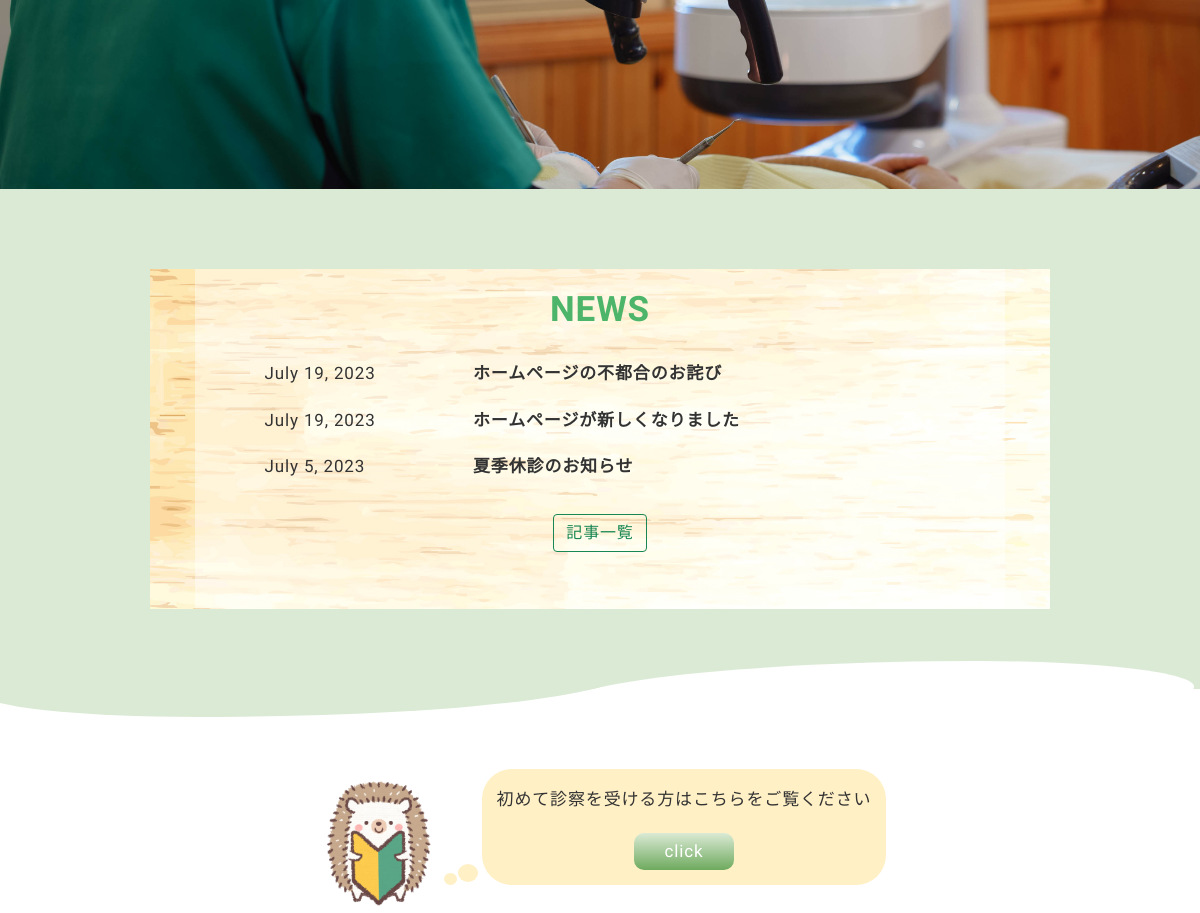
The app's page / (middle part), older data.
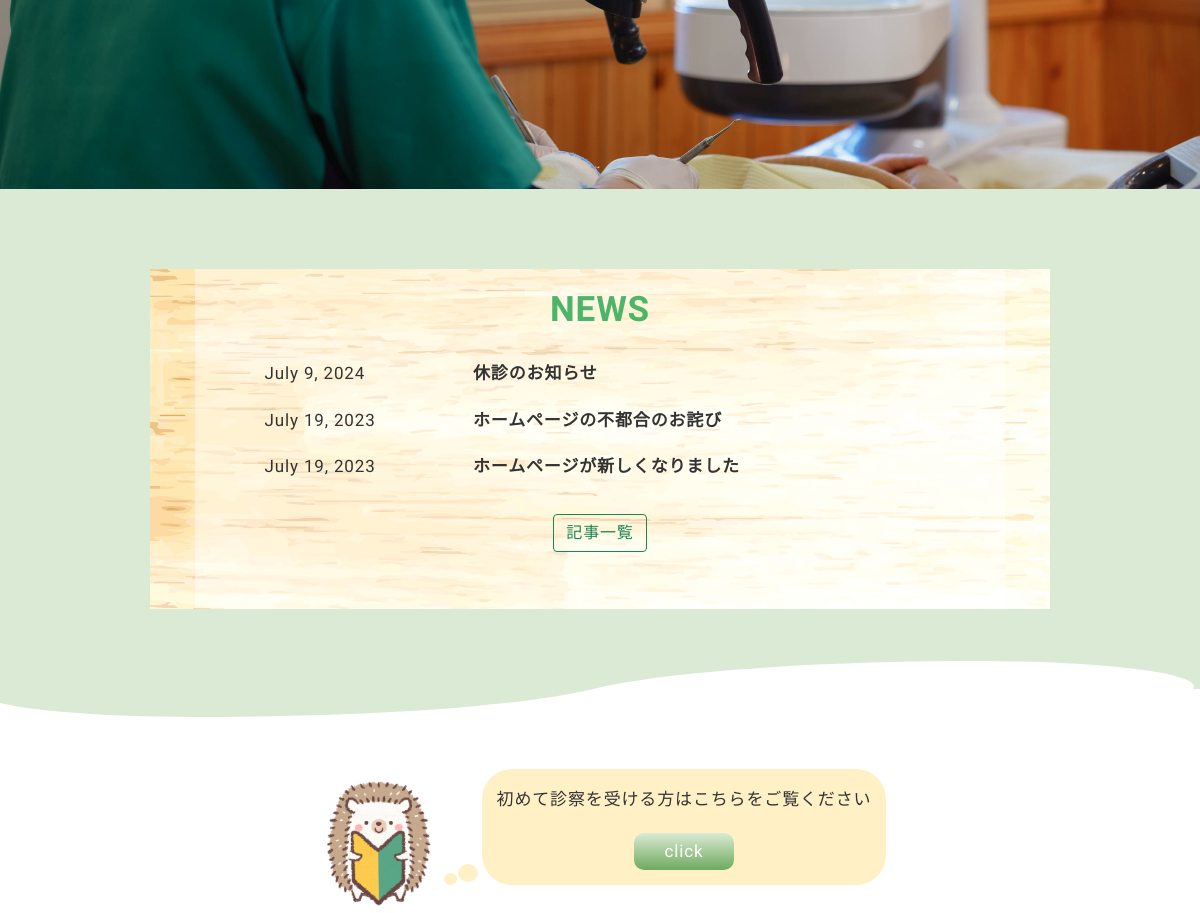
The same page, newer data.
### dent_site/models.py (models this page shows, shortened)
class News(models.Model):
  date = models.DateField()
  title = models.CharField(max_length=50)
  text = models.TextField()

### dent_site/views.py (the view)
# urls.py: path('', views.home, name='home'),
def home(request):
    contents = News.objects.order_by('date').reverse()[0:3]
    context = {
        'contents': contents,
    }
    return render(request, 'dent_site/home.html', context)

### dent_site/templates/dent_site/home.html (shortened to what this page needs)
{% extends './base.html' %}
{% load static %}
{% block head %}
<link rel="stylesheet" type="text/css" href="{% static 'dent_site/css/home.css' %}">
{% endblock head %}
{% block content %}
<div class="slide position-relative">
  <img class="h-100 w-100 position-absolute" src="media/photo/home/slide2.jpg" style="left: 0;"/>
</div>
<main>
  <div class="news-container back-green py-80 position-relative" style="height: 500px;">
    <div class="news-back mx-auto" style="background-image: url(/media/img/home/news.jpg);">
      <div class="news">
        <h2 class="en green py-3">NEWS</h2>
        {% for content in contents %}
          <div>
            <div class="row py-2">
              <time class="col-2 offset-1">{{ content.date }}</time>
              <a href="{% url 'dent_site:news_detail' content.pk %}" class="txt fw-bold col-8">{{ content.title }}</a>
            </div>
          </div>
        {% endfor %}
        <div class="text-center">
          <a href="{% url 'dent_site:news' %}" class="btn btn-outline-success mt-4">記事一覧</a>
        </div>
      </div>
    </div>
    <div class="wave"></div>
  </div>
  <div class="py-80">
    <div class="d-flex justify-content-center">
      <img class="hedgehog col-6" src="media/img/home/first.png">
      <div class="bubble position-relative">
        <p class="txt">初めて診察を受ける方はこちらをご覧ください</p>
        <a href="{% url 'dent_site:first' %}" class="en"><div class="click-btn">click</div></a>
      </div>
    </div>
  </div>
</main>
{% endblock %}

Row changes from the older to the newer data that the page shows:
no longer on this page (row unchanged): News: date "July 5, 2023", title "夏季休診のお知らせ"
added News: date "July 9, 2024", title "休診のお知らせ"
